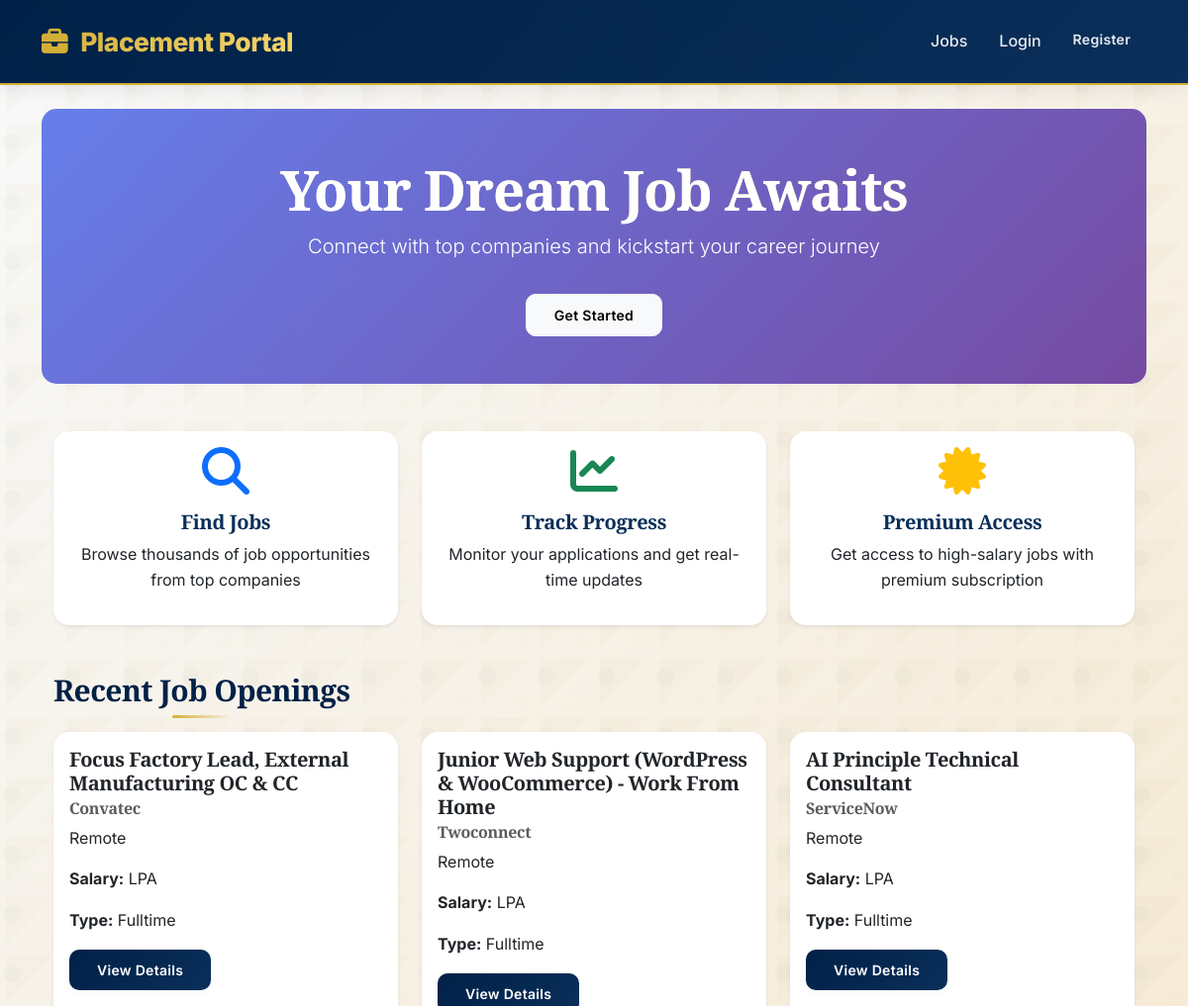
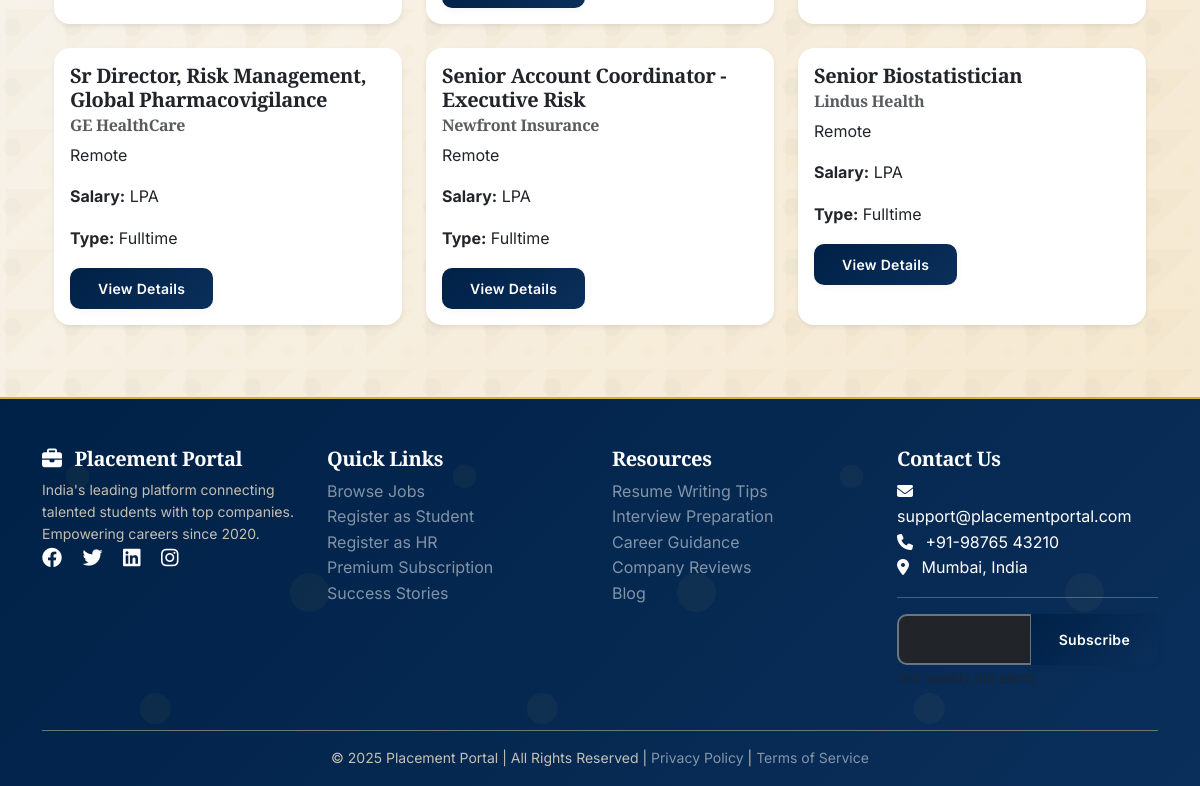
The page / on the database its author committed (2 pictures, top to bottom).
### models.py (models this page shows)
class Job(db.Model):
    __tablename__ = 'jobs'
    id = db.Column(db.Integer, primary_key=True)
    title = db.Column(db.String(100), nullable=False)
    company = db.Column(db.String(100), nullable=False)
    description = db.Column(db.Text, nullable=False)
    requirements = db.Column(db.Text)
    salary_min = db.Column(db.Integer)   # in LPA
    salary_max = db.Column(db.Integer)
    location = db.Column(db.String(200))
    job_type = db.Column(db.String(50))
    experience_required = db.Column(db.String(50))
    skills_required = db.Column(db.Text)
    application_link = db.Column(db.String(500))
    source = db.Column(db.String(50), default='manual')
    posted_by = db.Column(db.Integer, db.ForeignKey('users.id'))
    is_approved = db.Column(db.Boolean, default=False)
    is_premium = db.Column(db.Boolean, default=False)  # True if salary_max >= 5
    created_at = db.Column(db.DateTime, default=datetime.utcnow)
    expiry_date = db.Column(db.DateTime)
    applications = db.relationship('Application', backref='job', lazy=True)

### app.py (the view)
@app.route('/')
def index():
    recent_jobs = Job.query.filter_by(is_approved=True).order_by(Job.created_at.desc()).limit(6).all()
    return render_template('index.html', recent_jobs=recent_jobs)

### templates/index.html (shortened to what this page needs)
{% extends "base.html" %}
{% block content %}
<div class="hero-section text-center py-5 mb-5" style="background: linear-gradient(135deg, #667eea 0%, #764ba2 100%); color: white; border-radius: 15px;">
    <div class="container">
        <h1 class="display-4 fw-bold">Your Dream Job Awaits</h1>
        <p class="lead">Connect with top companies and kickstart your career journey</p>
        {% if not current_user.is_authenticated %}
            <a href="{{ url_for('register') }}" class="btn btn-light btn-lg mt-3">Get Started</a>
        {% endif %}
    </div>
</div>
<div class="container">
    <div class="row mb-5">
        <div class="col-md-4">
            <div class="card text-center h-100 shadow-sm">
                <div class="card-body">
                    <i class="fas fa-search fa-3x text-primary mb-3"></i>
                    <h3>Find Jobs</h3>
                    <p>Browse thousands of job opportunities from top companies</p>
                </div>
            </div>
        </div>
        <div class="col-md-4">
            <div class="card text-center h-100 shadow-sm">
                <div class="card-body">
                    <i class="fas fa-chart-line fa-3x text-success mb-3"></i>
                    <h3>Track Progress</h3>
                    <p>Monitor your applications and get real-time updates</p>
                </div>
            </div>
        </div>
        <div class="col-md-4">
            <div class="card text-center h-100 shadow-sm">
                <div class="card-body">
                    <i class="fas fa-certificate fa-3x text-warning mb-3"></i>
                    <h3>Premium Access</h3>
                    <p>Get access to high-salary jobs with premium subscription</p>
                </div>
            </div>
        </div>
    </div>
    <h2 class="text-center mb-4">Recent Job Openings</h2>
    <div class="row">
        {% for job in recent_jobs %}
            <div class="col-md-4 mb-4">
                <div class="card h-100 shadow-sm">
                    <div class="card-body">
                        <h5 class="card-title">{{ job.title }}</h5>
                        <h6 class="card-subtitle mb-2 text-muted">{{ job.company }}</h6>
                        <p class="card-text">{{ job.location }}</p>
                        <p class="card-text"><strong>Salary:</strong> {{ job.salary_lpa }} LPA</p>
                        <p class="card-text"><strong>Type:</strong> {{ job.job_type }}</p>
                        <a href="{{ url_for('job_detail', job_id=job.id) }}" class="btn btn-primary">View Details</a>
                    </div>
                </div>
            </div>
        {% endfor %}
    </div>
</div>
{% endblock %}

### templates/base.html (shortened to what this page needs)
<!DOCTYPE html>
<html lang="en">
<head>
    <link href="https://cdn.jsdelivr.net/npm/bootstrap@5.3.0/dist/css/bootstrap.min.css" rel="stylesheet">
    <link rel="stylesheet" href="https://cdnjs.cloudflare.com/ajax/libs/font-awesome/6.4.0/css/all.min.css">
    <link rel="stylesheet" href="{{ url_for('static', filename='style.css') }}">
</head>
<body>
    <nav class="navbar navbar-expand-lg navbar-dark bg-primary">
        <div class="container">
            <a class="navbar-brand" href="{{ url_for('index') }}"><i class="fas fa-briefcase"></i> Placement Portal</a>
            <div class="collapse navbar-collapse" id="navbarNav">
                <ul class="navbar-nav ms-auto">
                    <li class="nav-item"><a class="nav-link" href="{{ url_for('jobs') }}">Jobs</a></li>
                    {% if current_user.is_authenticated %}
                        {% if current_user.role == 'student' %}
                            <li class="nav-item"><a class="nav-link" href="{{ url_for('student_dashboard') }}">Dashboard</a></li>
                            <li class="nav-item"><a class="nav-link" href="{{ url_for('profile') }}">Profile</a></li>
                            <li class="nav-item"><a class="nav-link" href="{{ url_for('documents') }}">Document Locker</a></li>
                        {% elif current_user.role == 'hr' %}
                            <li class="nav-item"><a class="nav-link" href="{{ url_for('hr_dashboard') }}">HR Panel</a></li>
                        {% elif current_user.role == 'admin' %}
                            <li class="nav-item"><a class="nav-link" href="{{ url_for('admin_revenue') }}">Admin</a></li>
                        {% endif %}
                        <li class="nav-item"><a class="nav-link" href="{{ url_for('logout') }}">Logout</a></li>
                    {% else %}
                        <li class="nav-item"><a class="nav-link" href="{{ url_for('login') }}">Login</a></li>
                        <li class="nav-item"><a class="nav-link btn btn-light text-primary" href="{{ url_for('register') }}">Register</a></li>
                    {% endif %}
                </ul>
            </div>
        </div>
    </nav>
    <div class="container mt-4">
        {% block content %}{% endblock %}
    </div>
    <footer class="bg-dark text-white pt-5 pb-3 mt-5">
        <div class="container">
            <div class="row">
                <div class="col-md-3 mb-4">
                    <h5><i class="fas fa-briefcase me-2"></i> Placement Portal</h5>
                    <p class="small">India's leading platform connecting talented students with top companies. Empowering careers since 2020.</p>
                    <div class="social-icons">
                        <a href="#" class="text-white me-3"><i class="fab fa-facebook fa-lg"></i></a>
                        <a href="#" class="text-white me-3"><i class="fab fa-twitter fa-lg"></i></a>
                        <a href="#" class="text-white me-3"><i class="fab fa-linkedin fa-lg"></i></a>
                        <a href="#" class="text-white"><i class="fab fa-instagram fa-lg"></i></a>
                    </div>
                </div>
                <div class="col-md-3 mb-4">
                    <h5>Quick Links</h5>
                    <ul class="list-unstyled">
                        <li><a href="{{ url_for('jobs') }}" class="text-white-50 text-decoration-none">Browse Jobs</a></li>
                        <li><a href="{{ url_for('register') }}" class="text-white-50 text-decoration-none">Register as Student</a></li>
                        <li><a href="{{ url_for('register') }}" class="text-white-50 text-decoration-none">Register as HR</a></li>
                        <li><a href="#" class="text-white-50 text-decoration-none">Premium Subscription</a></li>
                        <li><a href="#" class="text-white-50 text-decoration-none">Success Stories</a></li>
                    </ul>
                </div>
                <div class="col-md-3 mb-4">
                    <h5>Resources</h5>
                    <ul class="list-unstyled">
                        <li><a href="#" class="text-white-50 text-decoration-none">Resume Writing Tips</a></li>
                        <li><a href="#" class="text-white-50 text-decoration-none">Interview Preparation</a></li>
                        <li><a href="#" class="text-white-50 text-decoration-none">Career Guidance</a></li>
                        <li><a href="#" class="text-white-50 text-decoration-none">Company Reviews</a></li>
                        <li><a href="#" class="text-white-50 text-decoration-none">Blog</a></li>
                    </ul>
                </div>
                <div class="col-md-3 mb-4">
                    <h5>Contact Us</h5>
                    <ul class="list-unstyled">
                        <li><i class="fas fa-envelope me-2"></i> support@placementportal.com</li>
                        <li><i class="fas fa-phone me-2"></i> +91-98765 43210</li>
                        <li><i class="fas fa-map-marker-alt me-2"></i> Mumbai, India</li>
                    </ul>
                    <hr class="bg-secondary">
                    <form action="#" method="post" class="mt-2">
                        <div class="input-group">
                            <input type="email" class="form-control bg-dark text-white border-secondary" placeholder="Email for newsletter">
                            <button class="btn btn-primary" type="button">Subscribe</button>
                        </div>
                        <small class="text-muted">Get weekly job alerts</small>
                    </form>
                </div>
            </div>
            <div class="footer-bottom text-center pt-3 mt-3 border-top border-secondary">
                <p class="mb-0 small">&copy; 2025 Placement Portal | All Rights Reserved | <a href="#" class="text-white-50">Privacy Policy</a> | <a href="#" class="text-white-50">Terms of Service</a></p>
            </div>
        </div>
    </footer>
</body>
</html>

### rows shown on the page
Job: title "Focus Factory Lead, External Manufacturing OC & CC", company "Convatec", location "Remote", job_type "Fulltime"
Job: title "Junior Web Support (WordPress & WooCommerce) - Work From Home", company "Twoconnect", location "Remote", job_type "Fulltime"
Job: title "AI Principle Technical Consultant", company "ServiceNow", location "Remote", job_type "Fulltime"
Job: title "Sr Director, Risk Management, Global Pharmacovigilance", company "GE HealthCare", location "Remote", job_type "Fulltime"
Job: title "Senior Account Coordinator - Executive Risk", company "Newfront Insurance", location "Remote", job_type "Fulltime"
Job: title "Senior Biostatistician", company "Lindus Health", location "Remote", job_type "Fulltime"
